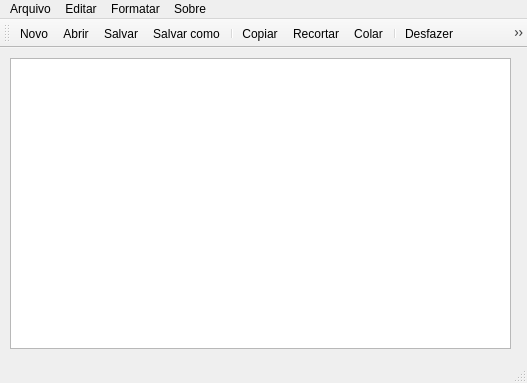
<?xml version="1.0" encoding="UTF-8"?>
<ui version="4.0">
 <class>MainWindow</class>
 <widget class="QMainWindow" name="MainWindow">
  <property name="geometry">
   <rect>
    <x>0</x>
    <y>0</y>
    <width>527</width>
    <height>383</height>
   </rect>
  </property>
  <property name="windowTitle">
   <string>MainWindow</string>
  </property>
  <widget class="QWidget" name="centralWidget">
   <widget class="QTextEdit" name="textEdit">
    <property name="geometry">
     <rect>
      <x>10</x>
      <y>10</y>
      <width>501</width>
      <height>291</height>
     </rect>
    </property>
   </widget>
  </widget>
  <widget class="QMenuBar" name="menuBar">
   <property name="geometry">
    <rect>
     <x>0</x>
     <y>0</y>
     <width>527</width>
     <height>21</height>
    </rect>
   </property>
   <widget class="QMenu" name="menuArquivo">
    <property name="title">
     <string>Arquivo</string>
    </property>
    <addaction name="actionNovo"/>
    <addaction name="actionAbrir"/>
    <addaction name="separator"/>
    <addaction name="actionSalvar"/>
    <addaction name="actionSalvar_como"/>
    <addaction name="separator"/>
    <addaction name="actionImprimir"/>
    <addaction name="separator"/>
    <addaction name="actionFechar"/>
   </widget>
   <widget class="QMenu" name="menuEditar">
    <property name="title">
     <string>Editar</string>
    </property>
    <addaction name="actionDesfazer"/>
    <addaction name="actionRefazer"/>
    <addaction name="separator"/>
    <addaction name="actionCopiar"/>
    <addaction name="actionRecortar"/>
    <addaction name="actionColar"/>
   </widget>
   <widget class="QMenu" name="menuSobre">
    <property name="title">
     <string>Sobre</string>
    </property>
    <addaction name="actionSobre_CFB_Cursos"/>
   </widget>
   <widget class="QMenu" name="menuFonte">
    <property name="title">
     <string>Formatar</string>
    </property>
    <addaction name="actionFonte"/>
    <addaction name="actionCor"/>
    <addaction name="actionCor_de_Fundo"/>
   </widget>
   <addaction name="menuArquivo"/>
   <addaction name="menuEditar"/>
   <addaction name="menuFonte"/>
   <addaction name="menuSobre"/>
  </widget>
  <widget class="QToolBar" name="mainToolBar">
   <attribute name="toolBarArea">
    <enum>TopToolBarArea</enum>
   </attribute>
   <attribute name="toolBarBreak">
    <bool>false</bool>
   </attribute>
   <addaction name="actionNovo"/>
   <addaction name="actionAbrir"/>
   <addaction name="actionSalvar"/>
   <addaction name="actionSalvar_como"/>
   <addaction name="separator"/>
   <addaction name="actionCopiar"/>
   <addaction name="actionRecortar"/>
   <addaction name="actionColar"/>
   <addaction name="separator"/>
   <addaction name="actionDesfazer"/>
   <addaction name="actionRefazer"/>
   <addaction name="separator"/>
   <addaction name="actionSobre_CFB_Cursos"/>
   <addaction name="actionFechar"/>
  </widget>
  <widget class="QStatusBar" name="statusBar"/>
  <action name="actionNovo">
   <property name="icon">
    <iconset resource="arquivoderecursos.qrc">
     <normaloff>:/icones/icones/novo.png</normaloff>:/icones/icones/novo.png</iconset>
   </property>
   <property name="text">
    <string>Novo</string>
   </property>
  </action>
  <action name="actionAbrir">
   <property name="icon">
    <iconset resource="arquivoderecursos.qrc">
     <normaloff>:/icones/icones/abrir.png</normaloff>:/icones/icones/abrir.png</iconset>
   </property>
   <property name="text">
    <string>Abrir</string>
   </property>
  </action>
  <action name="actionSalvar">
   <property name="icon">
    <iconset resource="arquivoderecursos.qrc">
     <normaloff>:/icones/icones/salvar.png</normaloff>:/icones/icones/salvar.png</iconset>
   </property>
   <property name="text">
    <string>Salvar</string>
   </property>
  </action>
  <action name="actionSalvar_como">
   <property name="icon">
    <iconset resource="arquivoderecursos.qrc">
     <normaloff>:/icones/icones/salvar_como.png</normaloff>:/icones/icones/salvar_como.png</iconset>
   </property>
   <property name="text">
    <string>Salvar como</string>
   </property>
  </action>
  <action name="actionFechar">
   <property name="icon">
    <iconset resource="arquivoderecursos.qrc">
     <normaloff>:/icones/icones/fechar.png</normaloff>:/icones/icones/fechar.png</iconset>
   </property>
   <property name="text">
    <string>Fechar</string>
   </property>
  </action>
  <action name="actionCopiar">
   <property name="icon">
    <iconset resource="arquivoderecursos.qrc">
     <normaloff>:/icones/icones/copiar.png</normaloff>:/icones/icones/copiar.png</iconset>
   </property>
   <property name="text">
    <string>Copiar</string>
   </property>
  </action>
  <action name="actionRecortar">
   <property name="icon">
    <iconset resource="arquivoderecursos.qrc">
     <normaloff>:/icones/icones/recurtar.png</normaloff>:/icones/icones/recurtar.png</iconset>
   </property>
   <property name="text">
    <string>Recortar</string>
   </property>
  </action>
  <action name="actionColar">
   <property name="icon">
    <iconset resource="arquivoderecursos.qrc">
     <normaloff>:/icones/icones/colar.png</normaloff>:/icones/icones/colar.png</iconset>
   </property>
   <property name="text">
    <string>Colar</string>
   </property>
  </action>
  <action name="actionDesfazer">
   <property name="icon">
    <iconset resource="arquivoderecursos.qrc">
     <normaloff>:/icones/icones/desfazer.png</normaloff>:/icones/icones/desfazer.png</iconset>
   </property>
   <property name="text">
    <string>Desfazer</string>
   </property>
  </action>
  <action name="actionRefazer">
   <property name="icon">
    <iconset resource="arquivoderecursos.qrc">
     <normaloff>:/icones/icones/refazer.png</normaloff>:/icones/icones/refazer.png</iconset>
   </property>
   <property name="text">
    <string>Refazer</string>
   </property>
  </action>
  <action name="actionSobre_CFB_Cursos">
   <property name="icon">
    <iconset resource="arquivoderecursos.qrc">
     <normaloff>:/icones/icones/sobre.png</normaloff>:/icones/icones/sobre.png</iconset>
   </property>
   <property name="text">
    <string>Sobre CFB Cursos</string>
   </property>
  </action>
  <action name="actionFonte">
   <property name="text">
    <string>Fonte</string>
   </property>
  </action>
  <action name="actionCor">
   <property name="text">
    <string>Cor da Fonte</string>
   </property>
  </action>
  <action name="actionCor_de_Fundo">
   <property name="text">
    <string>Cor de Fundo</string>
   </property>
  </action>
  <action name="actionImprimir">
   <property name="text">
    <string>Imprimir</string>
   </property>
  </action>
 </widget>
 <layoutdefault spacing="6" margin="11"/>
 <resources>
  <include location="arquivoderecursos.qrc"/>
 </resources>
 <connections/>
</ui>
